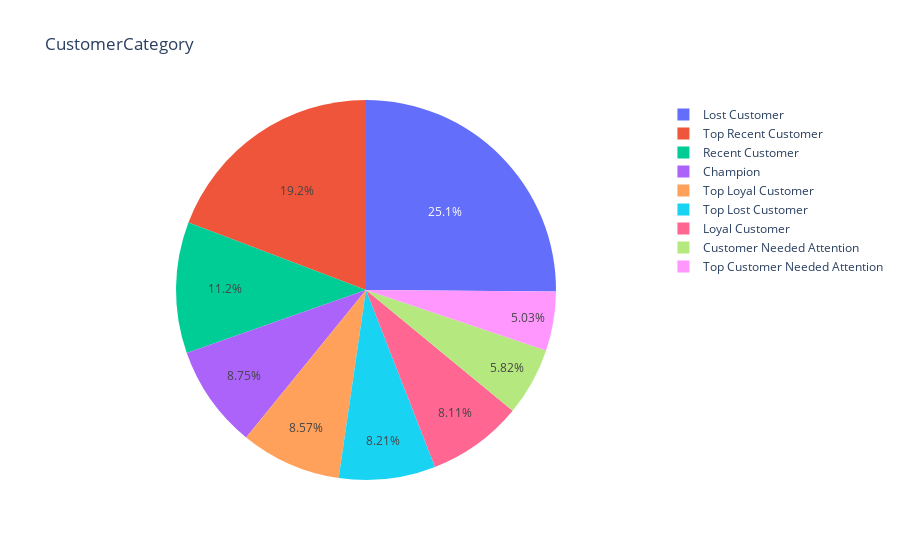

This figure's notebook cell:
### Code cell
fig = px.pie(values = RFM['CustomerCategory'].value_counts(), 
             names = (RFM["CustomerCategory"].value_counts()).index, 
             title = 'CustomerCategory')
fig.show()

### Figure 1 — Plotly figure (JSON) as saved in the notebook; plotly's stock layout.template omitted (floating-point values rounded to 4 significant figures)
{"data": [{"domain": {"x": [0, 1], "y": [0, 1]}, "hovertemplate": "label=%{label}<br>value=%{value}<extra></extra>", "labels": ["Lost Customer", "Top Recent Customer", "Recent Customer", "Champion", "Top Loyal Customer", "Top Lost Customer", "Loyal Customer", "Customer Needed Attention", "Top Customer Needed Attention"], "legendgroup": "", "name": "", "showlegend": true, "type": "pie", "values": [985, 753, 438, 343, 336, 322, 318, 228, 197]}], "layout": {"legend": {"tracegroupgap": 0}, "title": {"text": "CustomerCategory"}}}
